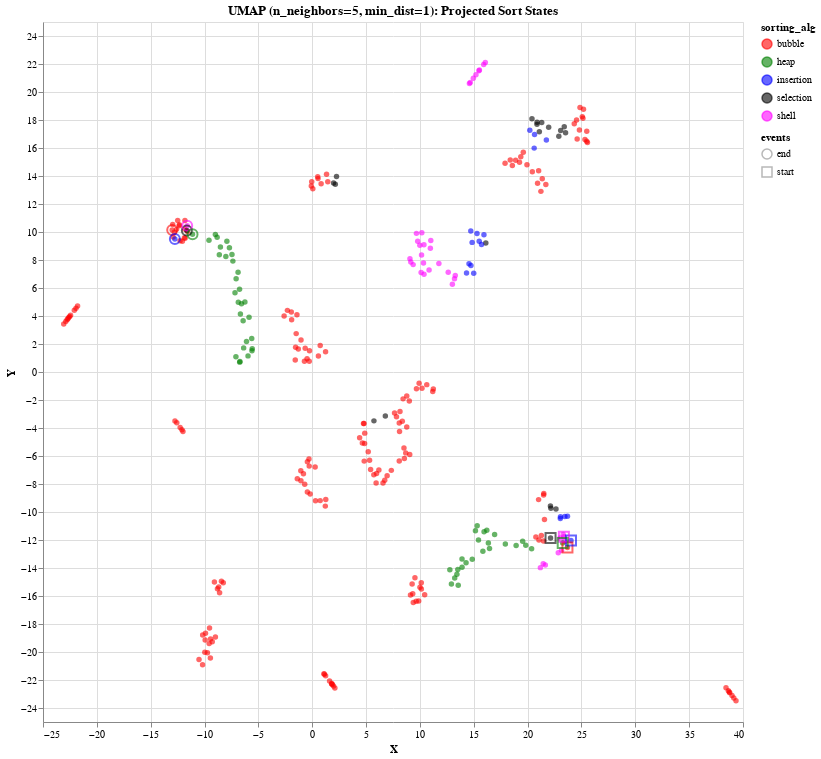

Notebook cell for this chart:
### Code cell
coords = UMAP(n_neighbors=5, min_dist=1).fit_transform(proj_data)
gen_plot(coords, dim_red_type='UMAP (n_neighbors=5, min_dist=1)')

### Figure 1 — Vega-Lite specification as saved in the notebook (floating-point values rounded to 4 significant figures; data arrays with more than 128 entries replaced by an {"elided": "..."} marker saying what was removed)
{"config": {"view": {"continuousWidth": 400, "continuousHeight": 300}}, "layer": [{"mark": {"type": "point", "filled": true, "opacity": 0.6}, "encoding": {"color": {"field": "sorting_alg", "scale": {"range": ["red", "green", "blue", "black", "magenta", "orange"]}, "type": "nominal"}, "x": {"field": "X", "type": "quantitative"}, "y": {"field": "Y", "type": "quantitative"}}, "selection": {"selector007": {"type": "interval", "bind": "scales", "encodings": ["x", "y"]}}}, {"mark": {"type": "point", "opacity": 0.6, "size": 100}, "encoding": {"color": {"field": "sorting_alg", "scale": {"range": ["red", "green", "blue", "black", "magenta", "orange"]}, "type": "nominal"}, "shape": {"field": "events", "type": "nominal"}, "x": {"field": "X", "type": "quantitative"}, "y": {"field": "Y", "type": "quantitative"}}, "transform": [{"filter": "((datum.events === 'start') || (datum.events === 'end'))"}]}], "data": {"name": "data-1b48119e6352ab42dd5ba574ae73a868"}, "height": 700, "title": "UMAP (n_neighbors=5, min_dist=1): Projected Sort States", "width": 700, "$schema": "https://vega.github.io/schema/vega-lite/v4.17.0.json", "datasets": {"data-1b48119e6352ab42dd5ba574ae73a868": {"elided": "325 records"}}}
